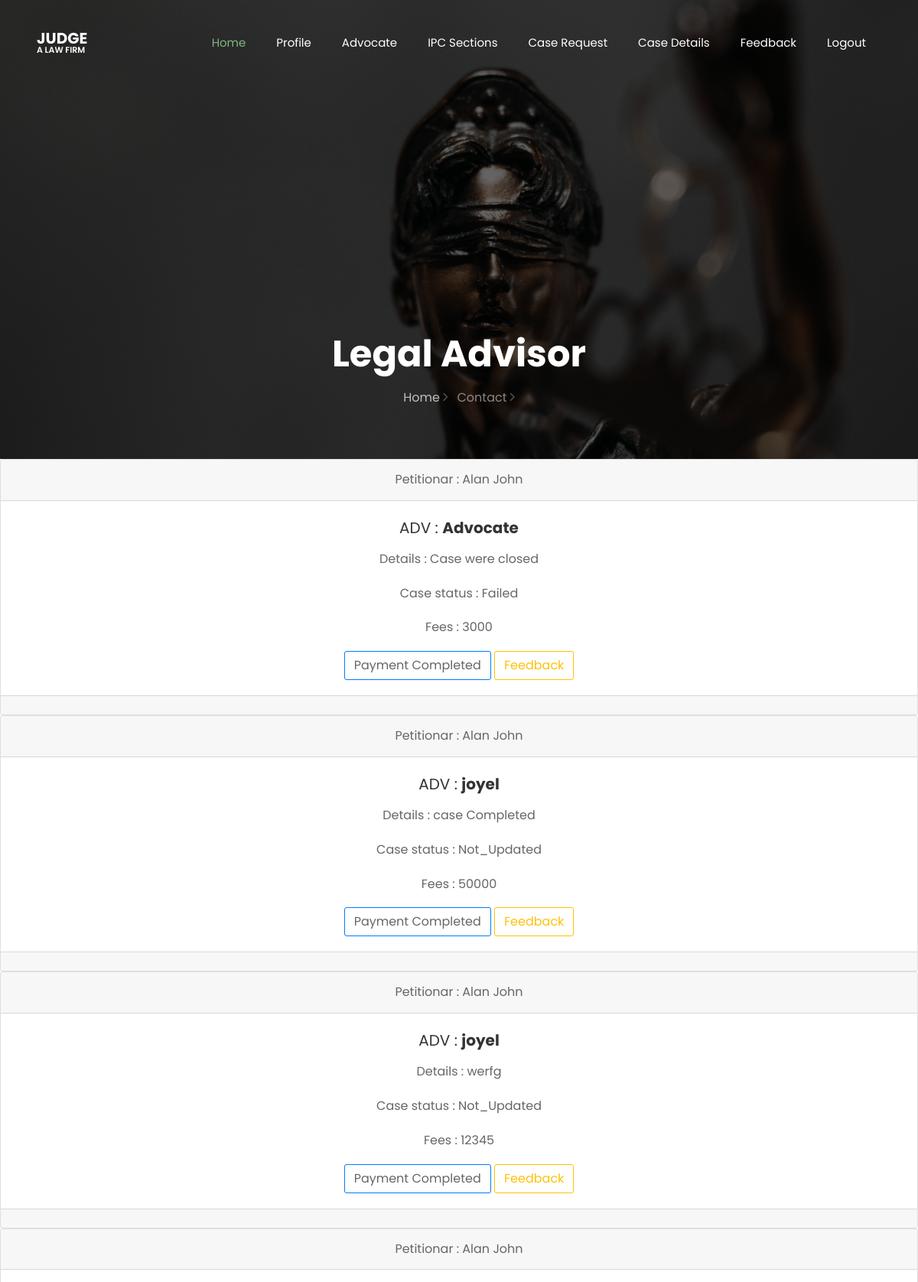
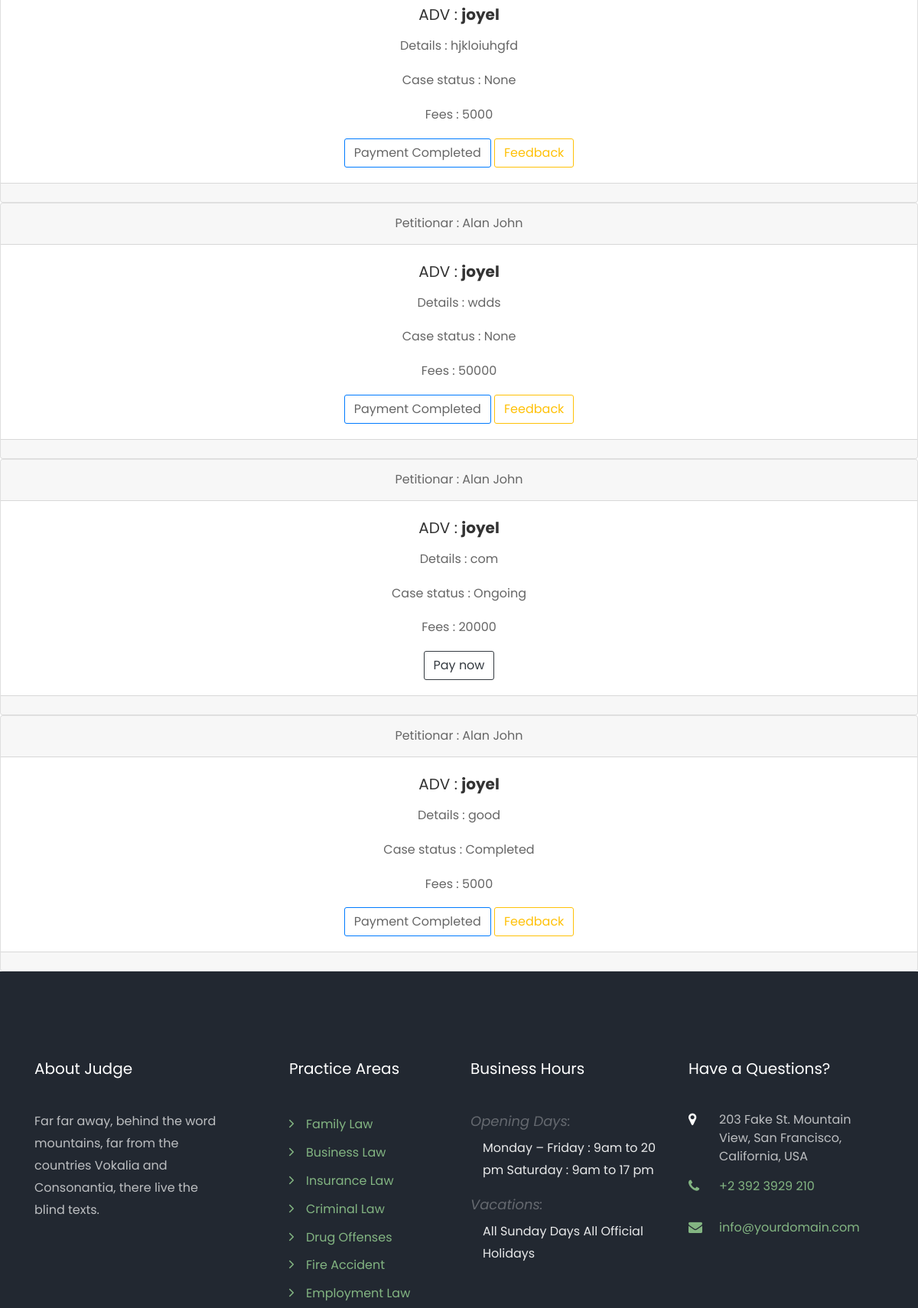
The app's page /user_case_files/ (signed in, upper part) with its own data (2 pictures, top to bottom).
### myapp/models.py (models this page shows, shortened)
class Case_details(models.Model):
    user = models.ForeignKey(UserRegistration, on_delete=models.CASCADE, null=True)
    rid = models.ForeignKey(Case_request, on_delete=models.CASCADE, null=True)
    advocate = models.ForeignKey(Advocate, on_delete=models.CASCADE, null=True)
    file = models.FileField(null=True)
    desc=models.CharField(max_length=100, null=True)
    fees=models.CharField(max_length=100, null=True)
    status=models.CharField(max_length=100, null=True, default='Not_Paid')

class UserRegistration(models.Model):
    name = models.CharField(max_length=100, null=True)
    email = models.EmailField(max_length=100, null=True)
    phone = models.IntegerField(null=True, blank=True)
    address = models.CharField(max_length=300, null=True)
    dob = models.DateField()
    gender = models.CharField(max_length=100)
    image = models.ImageField(null=True, upload_to="profile")
    loginid = models.ForeignKey(Login, on_delete=models.CASCADE, null=True)
    Account_no=models.IntegerField(null=True,blank=True)
    pin_no=models.IntegerField(null=True,blank=True)
    district= models.CharField(max_length=100, null=True)
    aadhaar= models.CharField(max_length=100, null=True)

class Advocate(models.Model):
    name = models.CharField(max_length=100, null=True)
    email = models.EmailField(max_length=100, null=True)
    phone = models.IntegerField(null=True, blank=True)
    address = models.CharField(max_length=300, null=True)
    dob = models.DateField()
    gender = models.CharField(max_length=100)
    image = models.ImageField(null=True, upload_to="profile")
    files = models.FileField(null=True, upload_to="profile")
    loginid = models.ForeignKey(Login, on_delete=models.CASCADE, null=True)
    district= models.CharField(max_length=100, null=True)
    category=models.CharField(max_length=100, null=True)
    qualification=models.CharField(max_length=100, null=True)
    Regfee=models.CharField(max_length=100, null=True,default="Pending")
    advo_rating=models.IntegerField(null=True,blank=True)

class Case_request(models.Model):
    user = models.ForeignKey(UserRegistration, on_delete=models.CASCADE, null=True)
    advocate = models.ForeignKey(Advocate, on_delete=models.CASCADE, null=True)
    sub = models.CharField(max_length=100, null=True)
    desc = models.CharField(max_length=100, null=True)
    date = models.CharField(max_length=100, null=True)
    request = models.CharField(max_length=100, null=True, default="pending")
    status = models.CharField(max_length=100, null=True, default="Not_Updated")

### myapp/views.py (the view)
# urls.py: path('user_case_files/',views.user_case_files),
def user_case_files(request):
    uid = request.session["uid"]
    Uid = UserRegistration.objects.get(loginid=uid)
    view = Case_details.objects.filter(user=Uid)
    return render(request, "User/user_case_files.html", {"view": view})

### templates/User/user_case_files.html (shortened to what this page needs)
{% extends 'User/common.html' %}
{% load static %}
{% block header %}
{% for i in view  %}
<div class="card text-center">
    <div class="card-header">Petitionar : {{i.user.name}}</div>
    <div class="card-body">
        <h5 class="card-title">ADV : <b>{{i.advocate.name}}</b></h5>
        <p class="card-text">Details : {{i.desc}}</p>
        <p class="card-text"> Case status : {{i.rid.status}}</p>
        <p class="card-text">Fees : {{i.fees}}</p>
        {% if i.status == "NotPaid" %}
        <a href="/payment_page?amt={{i.fees}}&cid={{i.id}}" class="btn btn-outline-dark">Pay now</a>
        {% else %}
        <a class="btn btn-outline-primary">Payment Completed</a>
        <a href="/user_add_feed?id={{i.id}}" class="btn btn-outline-warning">Feedback </a>
        {% endif %}
    </div>
    <div class="card-footer text-muted"></div>
</div>
{% endfor %}
{% endblock %}

### records on screen
Case_details: user.name "Alan John", advocate.name "Advocate", desc "Case were closed", rid.status "Failed", fees "3000"
Case_details: user.name "Alan John", advocate.name "joyel", desc "case Completed", rid.status "Not_Updated", fees "50000"
Case_details: user.name "Alan John", advocate.name "joyel", desc "werfg", rid.status "Not_Updated", fees "12345"
Case_details: user.name "Alan John", advocate.name "joyel", desc "hjkloiuhgfd", rid.status "None", fees "5000"
Case_details: user.name "Alan John", advocate.name "joyel", desc "wdds", rid.status "None", fees "50000"
Case_details: user.name "Alan John", advocate.name "joyel", desc "com", rid.status "Ongoing", fees "20000"
Case_details: user.name "Alan John", advocate.name "joyel", desc "good", rid.status "Completed", fees "5000"
